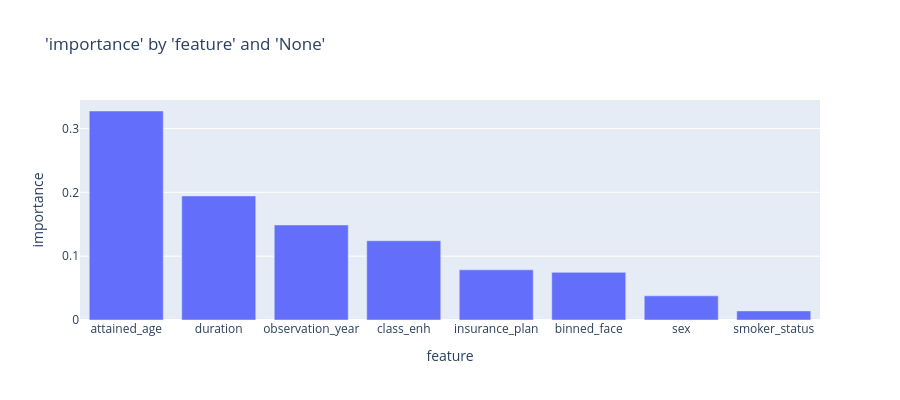

The notebook cell saved with this chart:
### Code cell
charters.chart(
    df=importance, x_axis="feature", y_axis="importance", type="bar", y_sort=True
)

### Figure 1 — Plotly figure (JSON) as saved in the notebook; plotly's stock layout.template omitted (floating-point values rounded to 4 significant figures)
{"data": [{"hovertemplate": "feature=%{x}<br>importance=%{y}<extra></extra>", "legendgroup": "", "marker": {"color": "#636efa", "pattern": {"shape": ""}}, "name": "", "orientation": "v", "showlegend": false, "textposition": "auto", "type": "bar", "x": ["attained_age", "duration", "observation_year", "class_enh", "insurance_plan", "binned_face", "sex", "smoker_status"], "xaxis": "x", "y": [0.3274, 0.1943, 0.1489, 0.1241, 0.07857, 0.07462, 0.03784, 0.01425], "yaxis": "y"}], "layout": {"barmode": "relative", "height": 400, "legend": {"tracegroupgap": 0}, "title": {"text": "'importance' by 'feature' and 'None'"}, "xaxis": {"anchor": "y", "domain": [0, 1], "title": {"text": "feature"}}, "yaxis": {"anchor": "x", "domain": [0, 1], "title": {"text": "importance"}, "type": "-"}}}
